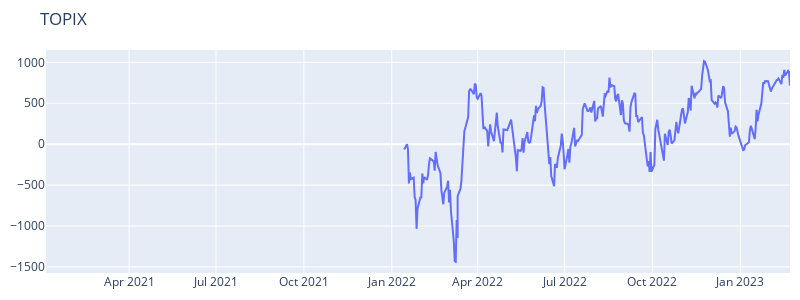

Write notebook code for a chart like this one.
### Code cell
# plot profit histories

for asset in assets:
    mlayout['title'] = asset
    fig = go.Figure(layout=mlayout)

    fig.add_scatter(x=profit_hist[asset].index, y=profit_hist[asset][0], name='Profit')

    print(asset, 'average %5.2f' %np.mean(profit_hist[asset][0]))
    fig.show()

### Figure 1 — Plotly figure (JSON) as saved in the notebook; plotly's stock layout.template omitted (floating-point values rounded to 4 significant figures; data arrays with more than 128 entries replaced by an {"elided": "..."} marker saying what was removed)
{"data": [{"name": "Profit", "type": "scatter", "x": {"elided": "534 str values"}, "y": {"elided": "534 float values"}}], "layout": {"height": 300, "margin": {"b": 10, "l": 10, "r": 10, "t": 50}, "title": {"text": "TOPIX"}, "width": 800}}
